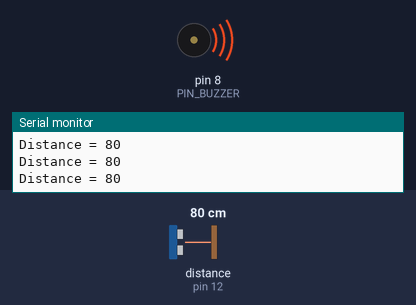
Simulated run of this sketch. Board: Arduino Uno, built with avr-gcc and run on an emulated ATmega328P. On the bench: buzzer (waves = sounding), the last lines printed to the serial monitor. Inputs (shaded band) come from the test bench; at power-on: distance to the obstacle (sensor on pin 12) 80 cm. The echo pulse lasts 58.3 µs per cm.

Above: at 1.11 s.
1.3 s: distance to the obstacle (sensor on pin 12) set to 11 cm
At 1.88 s:
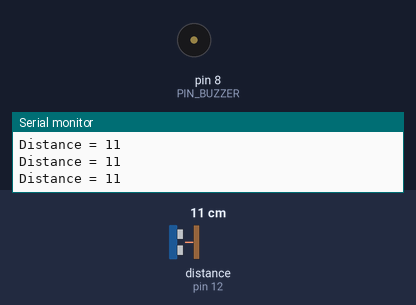
4.3 s: distance to the obstacle (sensor on pin 12) set to 8 cm
5.8 s: distance to the obstacle (sensor on pin 12) set to 18 cm
At 6.14 s:
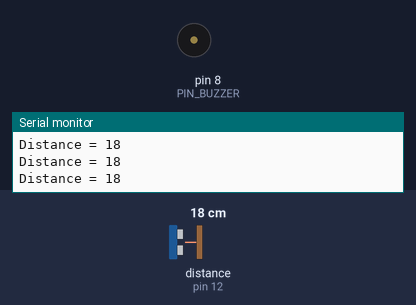
8.8 s: distance to the obstacle (sensor on pin 12) set to 2 cm
At 9.4 s:
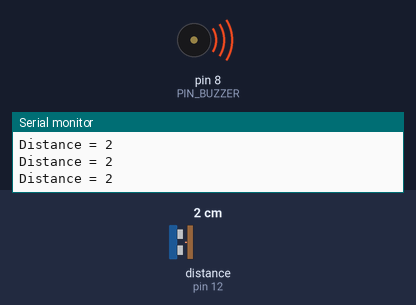
Timing chart, 0 to 11.3 s (numbered marks = the images above; inputs shaded):
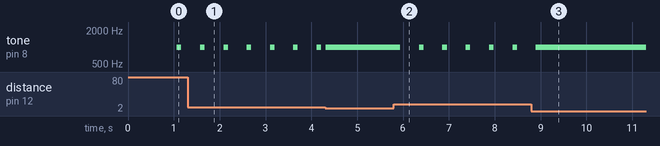

Measured:
- after the input at 1.3 s, tone on pin 8 (PIN_BUZZER): alternates 1000 Hz for 0.10 s and silent for 0.41 s, starting after 0.28 s
- after the input at 5.8 s, tone on pin 8 (PIN_BUZZER): alternates 1000 Hz for 0.10 s and silent for 0.41 s, starting after 0.14 s
- after the input at 8.8 s, tone on pin 8 (PIN_BUZZER): goes on until 8.9 s, then stays 1000 Hz

The sketch:

12-2_Parking_Sensor.ino
```cpp
#include <NewPing.h>
#include <NewTone.h>

#define CURRENT_TEMPERATURE 26.0
#define PIN_TRIG  13       //Trig Pin
#define PIN_ECHO  12       //Echo Pin
#define PIN_BUZZER  8
#define MAX_DISTANCE  200 // cm
#define DISTANCE_FAR  30  // cm
#define DISTANCE_NEAR 10  // cm
#define BUZZER_PERIOD_FAR     1000  // ms
#define BUZZER_PERIOD_MEDIUM  500  // ms
#define BUZZER_FREQ     1000 // Hz
#define BUZZER_DURATION 100 // ms

double distance_per_us; // unit: cm
unsigned long duration, cm;
NewPing sonar(PIN_TRIG, PIN_ECHO, MAX_DISTANCE); // NewPing setup of pins and maximum distance.
unsigned long last_time;

void setup() {
  Serial.begin (115200);
  distance_per_us = (331.5 + 0.607 * CURRENT_TEMPERATURE) * 0.0001;
  Serial.println("Program start.");
  last_time = millis();
}

void loop()
{
  unsigned long duration, distance;
  unsigned long current_time, period;

  // Get round-trip time and compute the distance
  duration = sonar.ping();
  distance = (duration/2.0) * distance_per_us;
  Serial.print("Distance = ");
  Serial.println(distance);
  if (distance == 0) return;

  // According to distant range, play buzzer sound with corresponding period
  if (distance > DISTANCE_FAR)
    period = BUZZER_PERIOD_FAR;
  else if (distance < DISTANCE_NEAR)
    period = 0;
  else
    period = BUZZER_PERIOD_MEDIUM;

  if (period > 0) {
    current_time = millis();
    if (current_time - last_time >= period) {
      noNewTone(PIN_BUZZER);
      NewTone(PIN_BUZZER, BUZZER_FREQ, BUZZER_DURATION);
      last_time = current_time;
    }
  }
  else {
    NewTone(PIN_BUZZER, BUZZER_FREQ);
  }
  delay(100);
}
```
